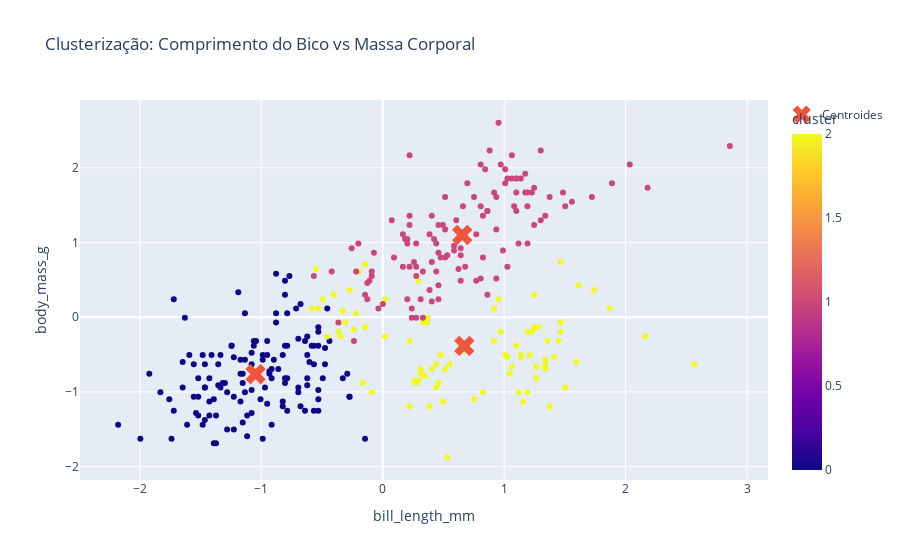

The cell this chart's notebook holds for it:
### Code cell
# Scatter plot 2: bill_length_mm x body_mass_g
fig2 = px.scatter(
    penguins_scaled_df,
    x='bill_length_mm',
    y='body_mass_g',
    color='cluster',
    title='Clusterização: Comprimento do Bico vs Massa Corporal'
)
fig2.add_trace(
    go.Scatter(
        x=centroids[:, penguins_num.columns.get_loc('bill_length_mm')],
        y=centroids[:, penguins_num.columns.get_loc('body_mass_g')],
        mode='markers',
        marker=dict(size=18, symbol='x'),
        name='Centroides'
    )
)
fig2.show()

### Figure 1 — Plotly figure (JSON) as saved in the notebook; plotly's stock layout.template omitted (floating-point values rounded to 4 significant figures; data arrays with more than 128 entries replaced by an {"elided": "..."} marker saying what was removed)
{"data": [{"hovertemplate": "bill_length_mm=%{x}<br>body_mass_g=%{y}<br>cluster=%{marker.color}<extra></extra>", "legendgroup": "", "marker": {"color": {"elided": "333 int values"}, "coloraxis": "coloraxis", "symbol": "circle"}, "mode": "markers", "name": "", "orientation": "v", "showlegend": false, "type": "scatter", "x": {"elided": "333 float values"}, "xaxis": "x", "y": {"elided": "333 float values"}, "yaxis": "y"}, {"marker": {"size": 18, "symbol": "x"}, "mode": "markers", "name": "Centroides", "type": "scatter", "x": [-1.047, 0.6548, 0.672], "y": [-0.7628, 1.101, -0.3841]}], "layout": {"coloraxis": {"colorbar": {"title": {"text": "cluster"}}, "colorscale": [[0, "#0d0887"], [0.1111, "#46039f"], [0.2222, "#7201a8"], [0.3333, "#9c179e"], [0.4444, "#bd3786"], [0.5556, "#d8576b"], [0.6667, "#ed7953"], [0.7778, "#fb9f3a"], [0.8889, "#fdca26"], [1, "#f0f921"]]}, "legend": {"tracegroupgap": 0}, "title": {"text": "Clusterização: Comprimento do Bico vs Massa Corporal"}, "xaxis": {"anchor": "y", "domain": [0, 1], "title": {"text": "bill_length_mm"}}, "yaxis": {"anchor": "x", "domain": [0, 1], "title": {"text": "body_mass_g"}}}}
